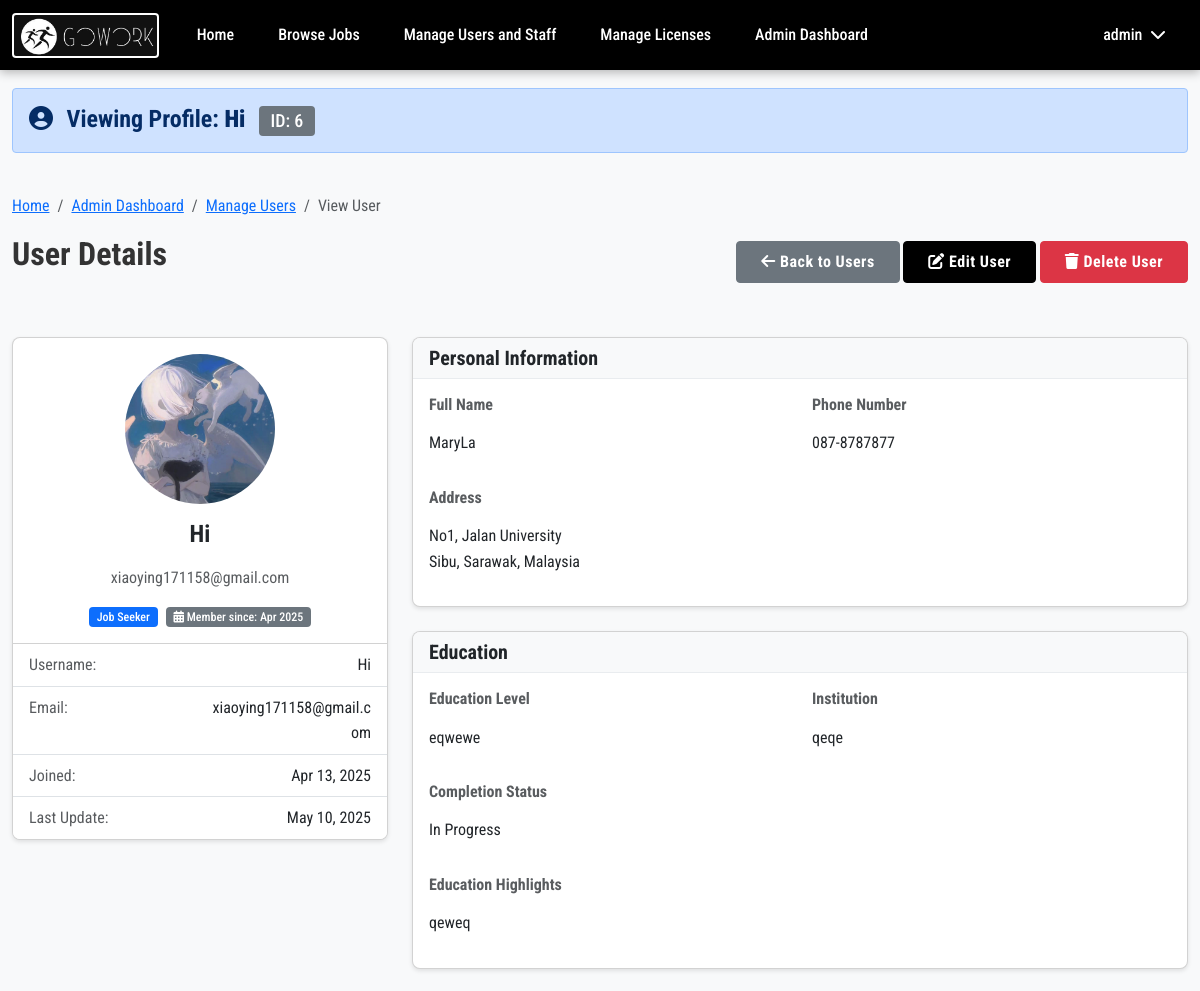
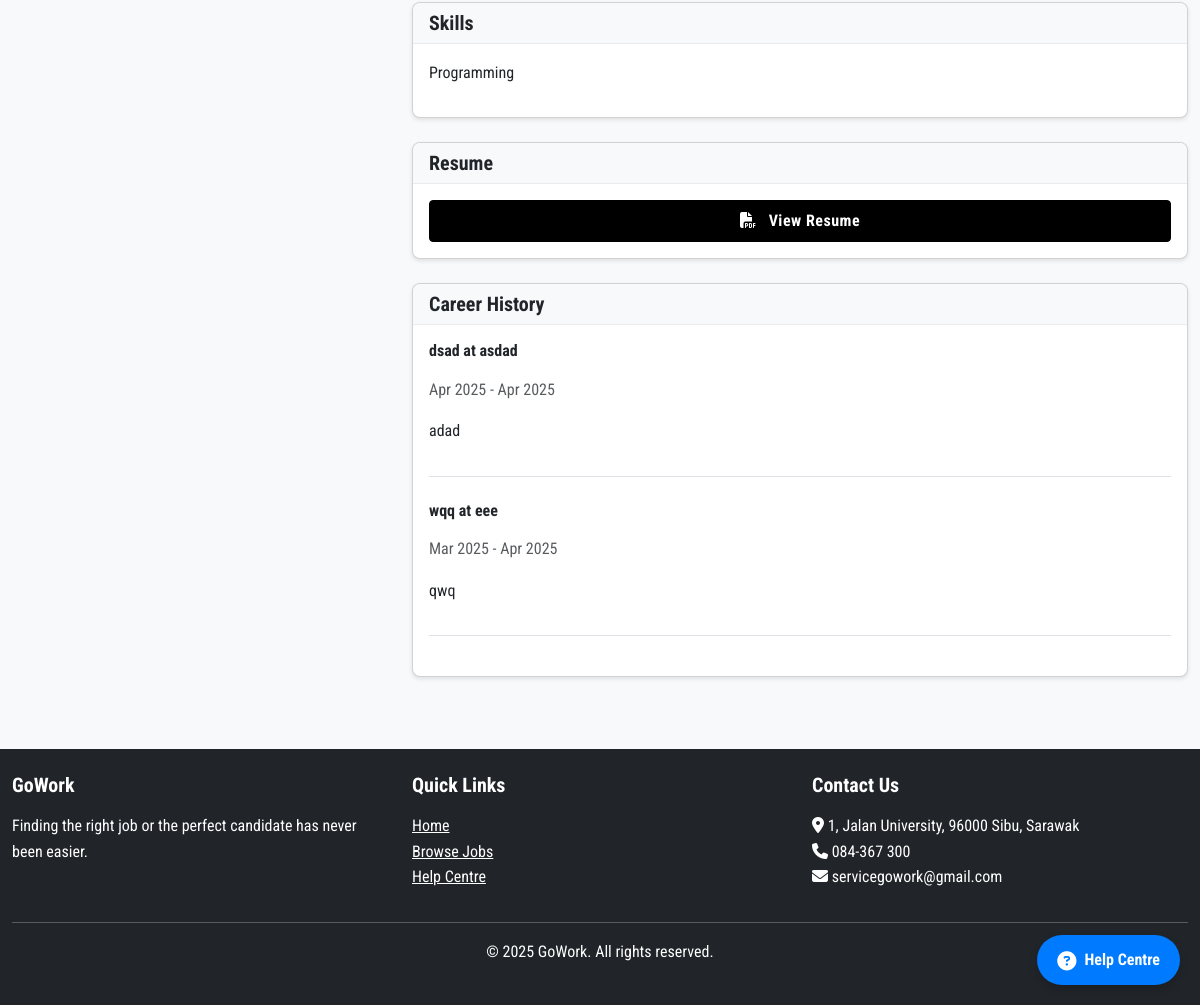
/pages/admin/view_user.php?id=6 (signed in), run on the app's committed database (2 pictures, top to bottom).
### tables this page shows
CREATE TABLE `users` (
  `user_id` int(11) NOT NULL,
  `username` varchar(50) NOT NULL,
  `email` varchar(100) NOT NULL,
  `password` varchar(255) NOT NULL,
  `profile_picture` varchar(255) DEFAULT NULL,
  `user_type` int(11) NOT NULL,
  `created_at` timestamp NOT NULL DEFAULT current_timestamp(),
  `updated_at` timestamp NOT NULL DEFAULT current_timestamp() ON UPDATE current_timestamp()
);

CREATE TABLE `user_profiles` (
  `profile_id` int(11) NOT NULL,
  `user_id` int(11) NOT NULL,
  `full_name` varchar(100) DEFAULT NULL,
  `phone` varchar(20) DEFAULT NULL,
  `address` varchar(255) DEFAULT NULL,
  `city` varchar(50) DEFAULT NULL,
  `state` varchar(50) DEFAULT NULL,
  `country` varchar(50) DEFAULT NULL,
  `resume_path` varchar(255) DEFAULT NULL,
  `education` text DEFAULT NULL,
  `institution` varchar(255) DEFAULT NULL,
  `completion_status` varchar(50) DEFAULT NULL,
  `education_highlights` text DEFAULT NULL,
  `skills` text DEFAULT NULL,
  `last_updated` timestamp NOT NULL DEFAULT current_timestamp() ON UPDATE current_timestamp()
);

CREATE TABLE `career_history` (
  `career_id` int(11) NOT NULL,
  `user_id` int(11) NOT NULL,
  `job_title` varchar(255) NOT NULL,
  `company_name` varchar(255) NOT NULL,
  `start_date` date NOT NULL,
  `end_date` date DEFAULT NULL,
  `description` text DEFAULT NULL,
  `created_at` timestamp NOT NULL DEFAULT current_timestamp(),
  `updated_at` timestamp NOT NULL DEFAULT current_timestamp() ON UPDATE current_timestamp()
);

### pages/admin/view_user.php (the view, shortened to what the rows shown need)
<?php
$userId = isset($_GET['id']) ? (int)$_GET['id'] : 0;
$sql = "SELECT * FROM users WHERE user_id = ?";
$viewedUser = fetchRow($sql, 'i', [$userId]);
$userProfile = getUserProfile($userId);
$careerHistory = ($viewedUser['user_type'] == USER_TYPE_JOBSEEKER) ? getEnhancedUserCareerHistory($userId) : [];
require_once '../../includes/header.php';
?>
<div class="container">
    <div class="row mb-4">
        <div class="col-12">
            <div class="alert alert-primary">
                <h4 class="mb-0">
                    <i class="fas fa-user-circle me-2"></i>
                    Viewing Profile: <strong><?php echo htmlspecialchars($viewedUser['username']); ?></strong>
                    <span class="badge bg-secondary ms-2">ID: <?php echo $viewedUser['user_id']; ?></span>
                </h4>
            </div>
        </div>
    </div>
    <div class="row mb-4">
        <div class="col-12">
            <div class="d-flex justify-content-between align-items-center mb-4">
                <h2>User Details</h2>
            </div>
        </div>
    </div>
    <div class="row">
        <div class="col-md-4 mb-4">
            <div class="card">
                <div class="card-body text-center">
                    <?php if (isset($viewedUser['profile_picture']) && !empty($viewedUser['profile_picture'])): ?>
                        <img src="<?php echo SITE_URL; ?>/uploads/profile_pictures/<?php echo $viewedUser['profile_picture']; ?>" alt="Profile Picture" class="rounded-circle mb-3" width="150" height="150">
                    <?php else: ?>
                        <div class="rounded-circle bg-light d-inline-flex align-items-center justify-content-center mb-3" style="width: 150px; height: 150px">
                            <i class="fas fa-user fa-4x text-secondary"></i>
                        </div>
                    <?php endif; ?>
                    <h4><?php echo htmlspecialchars($viewedUser['username']); ?></h4>
                    <p class="text-muted"><?php echo htmlspecialchars($viewedUser['email']); ?></p>
                    <?php
                    $userTypeText = '';
                    $typeClass = '';
                    switch ($viewedUser['user_type']) {
                        case USER_TYPE_JOBSEEKER:
                            $userTypeText = 'Job Seeker';
                            $typeClass = 'bg-primary';
                            break;
                    }
                    ?>
                    <div class="d-flex justify-content-center mt-3">
                        <div class="badge <?php echo $typeClass; ?> me-2">
                            <?php echo $userTypeText; ?>
                        </div>
                        <div class="badge bg-secondary">
                            <i class="fas fa-calendar-alt"></i> Member since: <?php echo date('M Y', strtotime($viewedUser['created_at'])); ?>
                        </div>
                    </div>
                </div>
                <div class="list-group list-group-flush">
                    <div class="list-group-item">
                        <div class="row">
                            <div class="col-6 text-muted">Username:</div>
                            <div class="col-6 text-end"><?php echo htmlspecialchars($viewedUser['username']); ?></div>
                        </div>
                    </div>
                    <div class="list-group-item">
                        <div class="row">
                            <div class="col-6 text-muted">Email:</div>
                            <div class="col-6 text-end"><?php echo htmlspecialchars($viewedUser['email']); ?></div>
                        </div>
                    </div>
                    <div class="list-group-item">
                        <div class="row">
                            <div class="col-6 text-muted">Joined:</div>
                            <div class="col-6 text-end"><?php echo date('M d, Y', strtotime($viewedUser['created_at'])); ?></div>
                        </div>
                    </div>
                    <div class="list-group-item">
                        <div class="row">
                            <div class="col-6 text-muted">Last Update:</div>
                            <div class="col-6 text-end"><?php echo date('M d, Y', strtotime($viewedUser['updated_at'])); ?></div>
                        </div>
                    </div>
                </div>
            </div>
        </div>
        <div class="col-md-8">
            <?php if ($userProfile): ?>
            <div class="card mb-4">
                <div class="card-body">
                    <div class="row">
                        <div class="col-md-6 mb-3">
                            <h6 class="text-muted">Full Name</h6>
                            <p><?php echo isset($userProfile['full_name']) && !empty($userProfile['full_name']) ? htmlspecialchars($userProfile['full_name']) : 'Not provided'; ?></p>
                        </div>
                        <div class="col-md-6 mb-3">
                            <h6 class="text-muted">Phone Number</h6>
                            <p><?php echo isset($userProfile['phone']) && !empty($userProfile['phone']) ? htmlspecialchars($userProfile['phone']) : 'Not provided'; ?></p>
                        </div>
                    </div>
                    <div class="mb-3">
                        <h6 class="text-muted">Address</h6>
                        <p>
                            <?php
                            if (isset($userProfile['address']) && !empty($userProfile['address'])) {
                                echo htmlspecialchars($userProfile['address']) . '<br>';
                            }
                            $location = [];
                            if (isset($userProfile['city']) && !empty($userProfile['city'])) $location[] = htmlspecialchars($userProfile['city']);
                            if (isset($userProfile['state']) && !empty($userProfile['state'])) $location[] = htmlspecialchars($userProfile['state']);
                            if (isset($userProfile['country']) && !empty($userProfile['country'])) $location[] = htmlspecialchars($userProfile['country']);
                            echo !empty($location) ? implode(', ', $location) : 'Address not provided';
                            ?>
                        </p>
                    </div>
                </div>
            </div>
            <?php if ($viewedUser['user_type'] == USER_TYPE_JOBSEEKER): ?>
            <div class="card mb-4">
                <div class="card-body">
                    <?php if (isset($userProfile['education']) && !empty($userProfile['education']) || isset($userProfile['institution']) && !empty($userProfile['institution'])): ?>
                        <div class="row">
                            <div class="col-md-6 mb-3">
                                <h6 class="text-muted">Education Level</h6>
                                <p><?php echo isset($userProfile['education']) && !empty($userProfile['education']) ? htmlspecialchars($userProfile['education']) : 'Not provided'; ?></p>
                            </div>
                            <div class="col-md-6 mb-3">
                                <h6 class="text-muted">Institution</h6>
                                <p><?php echo isset($userProfile['institution']) && !empty($userProfile['institution']) ? htmlspecialchars($userProfile['institution']) : 'Not provided'; ?></p>
                            </div>
                        </div>
                        <div class="row">
                            <div class="col-md-6 mb-3">
                                <h6 class="text-muted">Completion Status</h6>
                                <p><?php echo isset($userProfile['completion_status']) && !empty($userProfile['completion_status']) ? htmlspecialchars($userProfile['completion_status']) : 'Not provided'; ?></p>
                            </div>
                        </div>
                        <?php if (isset($userProfile['education_highlights']) && !empty($userProfile['education_highlights'])): ?>
                        <div class="mb-3">
                            <h6 class="text-muted">Education Highlights</h6>
                            <p><?php echo nl2br(htmlspecialchars($userProfile['education_highlights'])); ?></p>
                        </div>
                        <?php endif; ?>
                    <?php else: ?>
                        <p class="text-muted">No education information provided.</p>
                    <?php endif; ?>
                </div>
            </div>
            <?php endif; ?>
            <?php if ($viewedUser['user_type'] == USER_TYPE_JOBSEEKER && isset($userProfile['skills']) && !empty($userProfile['skills'])): ?>
            <div class="card mb-4">
                <div class="card-header">
                    <h5 class="mb-0">Skills</h5>
                </div>
                <div class="card-body">
                    <p><?php echo nl2br(htmlspecialchars($userProfile['skills'])); ?></p>
                </div>
            </div>
            <?php endif; ?>
            <?php if ($viewedUser['user_type'] == USER_TYPE_JOBSEEKER && !empty($careerHistory)): ?>
            <div class="card mb-4">
                <div class="card-body">
                    <?php foreach ($careerHistory as $job): ?>
                    <div class="mb-4 border-bottom pb-3">
                        <h6><?php echo htmlspecialchars($job['job_title']); ?> at <?php echo htmlspecialchars($job['company_name']); ?></h6>
                        <p class="text-muted">
                            <?php
                            echo date('M Y', strtotime($job['start_date']));
                            echo ' - ';
                            echo !empty($job['end_date']) ? date('M Y', strtotime($job['end_date'])) : 'Present';
                            ?>
                        </p>
                        <?php if (!empty($job['description'])): ?>
                        <p><?php echo nl2br(htmlspecialchars($job['description'])); ?></p>
                        <?php endif; ?>
                    </div>
                    <?php endforeach; ?>
                </div>
            </div>
            <?php endif; ?>
            <?php endif; ?>
        </div>
    </div>
</div>
<?php
require_once '../../includes/footer.php';
?>

### includes/header.php (shortened to what the rows shown need)
<?php
$root_path = $_SERVER['DOCUMENT_ROOT'] . '/';
require_once $root_path . 'includes/functions.php';
?>
<!DOCTYPE html>
<html lang="en">
<head>
    <link href="https://cdn.jsdelivr.net/npm/bootstrap@5.3.0/dist/css/bootstrap.min.css" rel="stylesheet">
    <link rel="stylesheet" href="https://cdnjs.cloudflare.com/ajax/libs/font-awesome/6.4.0/css/all.min.css">
    <link rel="stylesheet" href="<?php echo SITE_URL; ?>/assets/css/main.css">
    <link rel="stylesheet" href="<?php echo SITE_URL; ?>/assets/css/dropdown-fix.css">
</head>
<body>
    <nav class="navbar navbar-expand-lg navbar-dark fixed-top">
        <div class="container position-relative">
            <div class="collapse navbar-collapse" id="navbarNav">
                <ul class="navbar-nav">
                    <?php if (isLoggedIn()): ?>
                        <li class="nav-item dropdown d-none d-lg-block">
                            <a class="nav-link dropdown-toggle" href="#" id="navbarDropdown" role="button" data-bs-toggle="dropdown" aria-expanded="false">
                                <?php
                                $user = getCurrentUser();
                                echo htmlspecialchars($user['username']);
                                ?> <i class="fas fa-chevron-down ms-1"></i>
                            </a>
                        </li>
                    <?php endif; ?>
                </ul>
            </div>
        </div>
    </nav>
</body>
</html>

### data on the page
users: username "admin"
users: username "Hi", user_id "6", profile_picture (picture), email "xiaoying171158@gmail.com", user_type "Job Seeker", created_at "Apr 2025", created_at "Apr 13, 2025", updated_at "May 10, 2025"
user_profiles: full_name "MaryLa", phone "087-8787877", address "No1, Jalan University", education "eqwewe", institution "qeqe", completion_status "In Progress", education_highlights "qeweq", skills "Programming"
career_history: job_title "dsad", company_name "asdad", start_date "Apr 2025", end_date "Apr 2025", description "adad"
career_history: job_title "wqq", company_name "eee", start_date "Mar 2025", end_date "Apr 2025", description "qwq"

### other printed values
implode(', ', $location) "Sibu, Sarawak, Malaysia"
SITE_NAME "GoWork"
